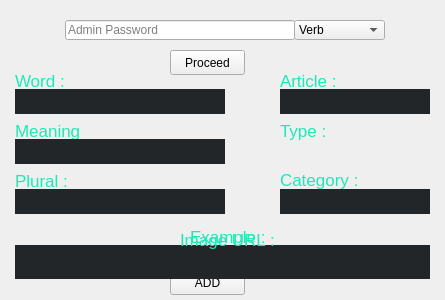
<?xml version="1.0" encoding="UTF-8"?>
<ui version="4.0">
 <class>Form</class>
 <widget class="QWidget" name="Form">
  <property name="geometry">
   <rect>
    <x>0</x>
    <y>0</y>
    <width>445</width>
    <height>300</height>
   </rect>
  </property>
  <property name="windowTitle">
   <string>Language Master ADD</string>
  </property>
  <property name="windowIcon">
   <iconset>
    <normaloff>../IMG/LOGO.png</normaloff>../IMG/LOGO.png</iconset>
  </property>
  <widget class="QLineEdit" name="password">
   <property name="geometry">
    <rect>
     <x>65</x>
     <y>20</y>
     <width>230</width>
     <height>20</height>
    </rect>
   </property>
   <property name="placeholderText">
    <string>Admin Password</string>
   </property>
  </widget>
  <widget class="QComboBox" name="word_type">
   <property name="geometry">
    <rect>
     <x>294</x>
     <y>20</y>
     <width>91</width>
     <height>20</height>
    </rect>
   </property>
   <property name="styleSheet">
    <string notr="true"/>
   </property>
   <item>
    <property name="text">
     <string>Verb</string>
    </property>
   </item>
   <item>
    <property name="text">
     <string>Noun</string>
    </property>
   </item>
   <item>
    <property name="text">
     <string>Adjective</string>
    </property>
   </item>
  </widget>
  <widget class="QPushButton" name="proceed_BT">
   <property name="geometry">
    <rect>
     <x>170</x>
     <y>50</y>
     <width>75</width>
     <height>25</height>
    </rect>
   </property>
   <property name="styleSheet">
    <string notr="true">padding:0;
margin:0;</string>
   </property>
   <property name="text">
    <string>Proceed</string>
   </property>
  </widget>
  <widget class="QLabel" name="word_LB">
   <property name="geometry">
    <rect>
     <x>15</x>
     <y>71</y>
     <width>71</width>
     <height>20</height>
    </rect>
   </property>
   <property name="font">
    <font>
     <family>MS Shell Dlg 2</family>
     <pointsize>13</pointsize>
     <weight>50</weight>
     <italic>false</italic>
     <bold>false</bold>
    </font>
   </property>
   <property name="styleSheet">
    <string notr="true">color: rgb(29, 233, 182);
font: 13pt &quot;MS Shell Dlg 2&quot;;</string>
   </property>
   <property name="text">
    <string>Word :</string>
   </property>
   <property name="alignment">
    <set>Qt::AlignLeading|Qt::AlignLeft|Qt::AlignVCenter</set>
   </property>
  </widget>
  <widget class="QLabel" name="article_LB">
   <property name="geometry">
    <rect>
     <x>280</x>
     <y>71</y>
     <width>71</width>
     <height>20</height>
    </rect>
   </property>
   <property name="font">
    <font>
     <family>MS Shell Dlg 2</family>
     <pointsize>13</pointsize>
     <weight>50</weight>
     <italic>false</italic>
     <bold>false</bold>
    </font>
   </property>
   <property name="styleSheet">
    <string notr="true">color: rgb(29, 233, 182);
font: 13pt &quot;MS Shell Dlg 2&quot;;</string>
   </property>
   <property name="text">
    <string>Article :</string>
   </property>
   <property name="alignment">
    <set>Qt::AlignLeading|Qt::AlignLeft|Qt::AlignVCenter</set>
   </property>
  </widget>
  <widget class="QLabel" name="type_LB">
   <property name="geometry">
    <rect>
     <x>280</x>
     <y>121</y>
     <width>71</width>
     <height>20</height>
    </rect>
   </property>
   <property name="font">
    <font>
     <family>MS Shell Dlg 2</family>
     <pointsize>13</pointsize>
     <weight>50</weight>
     <italic>false</italic>
     <bold>false</bold>
    </font>
   </property>
   <property name="styleSheet">
    <string notr="true">color: rgb(29, 233, 182);
font: 13pt &quot;MS Shell Dlg 2&quot;;</string>
   </property>
   <property name="text">
    <string>Type :</string>
   </property>
   <property name="alignment">
    <set>Qt::AlignLeading|Qt::AlignLeft|Qt::AlignVCenter</set>
   </property>
  </widget>
  <widget class="QLabel" name="category_LB">
   <property name="geometry">
    <rect>
     <x>280</x>
     <y>170</y>
     <width>81</width>
     <height>20</height>
    </rect>
   </property>
   <property name="font">
    <font>
     <family>MS Shell Dlg 2</family>
     <pointsize>13</pointsize>
     <weight>50</weight>
     <italic>false</italic>
     <bold>false</bold>
    </font>
   </property>
   <property name="styleSheet">
    <string notr="true">color: rgb(29, 233, 182);
font: 13pt &quot;MS Shell Dlg 2&quot;;</string>
   </property>
   <property name="text">
    <string>Category :</string>
   </property>
   <property name="alignment">
    <set>Qt::AlignLeading|Qt::AlignLeft|Qt::AlignVCenter</set>
   </property>
  </widget>
  <widget class="QLabel" name="example_LB">
   <property name="geometry">
    <rect>
     <x>190</x>
     <y>227</y>
     <width>81</width>
     <height>20</height>
    </rect>
   </property>
   <property name="font">
    <font>
     <family>MS Shell Dlg 2</family>
     <pointsize>13</pointsize>
     <weight>50</weight>
     <italic>false</italic>
     <bold>false</bold>
    </font>
   </property>
   <property name="styleSheet">
    <string notr="true">color: rgb(29, 233, 182);
font: 13pt &quot;MS Shell Dlg 2&quot;;</string>
   </property>
   <property name="text">
    <string>Example :</string>
   </property>
   <property name="alignment">
    <set>Qt::AlignLeading|Qt::AlignLeft|Qt::AlignVCenter</set>
   </property>
  </widget>
  <widget class="QLabel" name="meaning_LB">
   <property name="geometry">
    <rect>
     <x>15</x>
     <y>121</y>
     <width>71</width>
     <height>20</height>
    </rect>
   </property>
   <property name="font">
    <font>
     <family>MS Shell Dlg 2</family>
     <pointsize>13</pointsize>
     <weight>50</weight>
     <italic>false</italic>
     <bold>false</bold>
    </font>
   </property>
   <property name="styleSheet">
    <string notr="true">color: rgb(29, 233, 182);
font: 13pt &quot;MS Shell Dlg 2&quot;;</string>
   </property>
   <property name="text">
    <string>Meaning :</string>
   </property>
   <property name="alignment">
    <set>Qt::AlignLeading|Qt::AlignLeft|Qt::AlignVCenter</set>
   </property>
  </widget>
  <widget class="QLabel" name="plural_LB">
   <property name="geometry">
    <rect>
     <x>15</x>
     <y>171</y>
     <width>71</width>
     <height>20</height>
    </rect>
   </property>
   <property name="font">
    <font>
     <family>MS Shell Dlg 2</family>
     <pointsize>13</pointsize>
     <weight>50</weight>
     <italic>false</italic>
     <bold>false</bold>
    </font>
   </property>
   <property name="styleSheet">
    <string notr="true">color: rgb(29, 233, 182);
font: 13pt &quot;MS Shell Dlg 2&quot;;</string>
   </property>
   <property name="text">
    <string>Plural :</string>
   </property>
   <property name="alignment">
    <set>Qt::AlignLeading|Qt::AlignLeft|Qt::AlignVCenter</set>
   </property>
  </widget>
  <widget class="QLineEdit" name="word_input">
   <property name="geometry">
    <rect>
     <x>15</x>
     <y>89</y>
     <width>210</width>
     <height>25</height>
    </rect>
   </property>
   <property name="styleSheet">
    <string notr="true">color:white;
background-color: rgb(35, 38, 41);
font-size: 12pt;
border: 0;
padding-left:4px;</string>
   </property>
   <property name="cursorPosition">
    <number>0</number>
   </property>
  </widget>
  <widget class="QLineEdit" name="meaning_input">
   <property name="geometry">
    <rect>
     <x>15</x>
     <y>139</y>
     <width>210</width>
     <height>25</height>
    </rect>
   </property>
   <property name="styleSheet">
    <string notr="true">color:white;
background-color: rgb(35, 38, 41);
font-size: 12pt;
border: 0;
padding-left:4px;</string>
   </property>
   <property name="cursorPosition">
    <number>0</number>
   </property>
  </widget>
  <widget class="QLineEdit" name="plural_input">
   <property name="geometry">
    <rect>
     <x>15</x>
     <y>189</y>
     <width>210</width>
     <height>25</height>
    </rect>
   </property>
   <property name="styleSheet">
    <string notr="true">color:white;
background-color: rgb(35, 38, 41);
font-size: 12pt;
border: 0;
padding-left:4px;</string>
   </property>
   <property name="cursorPosition">
    <number>0</number>
   </property>
  </widget>
  <widget class="QLineEdit" name="article_input">
   <property name="geometry">
    <rect>
     <x>280</x>
     <y>89</y>
     <width>150</width>
     <height>25</height>
    </rect>
   </property>
   <property name="styleSheet">
    <string notr="true">color:white;
background-color: rgb(35, 38, 41);
font-size: 12pt;
border: 0;
padding-left:4px;</string>
   </property>
   <property name="cursorPosition">
    <number>0</number>
   </property>
  </widget>
  <widget class="QLineEdit" name="category_input">
   <property name="geometry">
    <rect>
     <x>280</x>
     <y>189</y>
     <width>150</width>
     <height>25</height>
    </rect>
   </property>
   <property name="styleSheet">
    <string notr="true">color:white;
background-color: rgb(35, 38, 41);
font-size: 12pt;
border: 0;
padding-left:4px;</string>
   </property>
   <property name="cursorPosition">
    <number>0</number>
   </property>
  </widget>
  <widget class="QLineEdit" name="example_input">
   <property name="geometry">
    <rect>
     <x>15</x>
     <y>245</y>
     <width>415</width>
     <height>25</height>
    </rect>
   </property>
   <property name="styleSheet">
    <string notr="true">color:white;
background-color: rgb(35, 38, 41);
font-size: 12pt;
border: 0;
padding-left:4px;</string>
   </property>
   <property name="cursorPosition">
    <number>0</number>
   </property>
  </widget>
  <widget class="QPushButton" name="add_BT">
   <property name="geometry">
    <rect>
     <x>170</x>
     <y>270</y>
     <width>75</width>
     <height>25</height>
    </rect>
   </property>
   <property name="text">
    <string>ADD</string>
   </property>
  </widget>
  <widget class="QLabel" name="image_LB">
   <property name="geometry">
    <rect>
     <x>180</x>
     <y>230</y>
     <width>101</width>
     <height>20</height>
    </rect>
   </property>
   <property name="font">
    <font>
     <family>MS Shell Dlg 2</family>
     <pointsize>13</pointsize>
     <weight>50</weight>
     <italic>false</italic>
     <bold>false</bold>
    </font>
   </property>
   <property name="styleSheet">
    <string notr="true">color: rgb(29, 233, 182);
font: 13pt &quot;MS Shell Dlg 2&quot;;</string>
   </property>
   <property name="text">
    <string>Image URL :</string>
   </property>
   <property name="alignment">
    <set>Qt::AlignLeading|Qt::AlignLeft|Qt::AlignVCenter</set>
   </property>
  </widget>
  <widget class="QLineEdit" name="imageurl_input">
   <property name="geometry">
    <rect>
     <x>15</x>
     <y>254</y>
     <width>415</width>
     <height>25</height>
    </rect>
   </property>
   <property name="styleSheet">
    <string notr="true">color:white;
background-color: rgb(35, 38, 41);
font-size: 12pt;
border: 0;
padding-left:4px;</string>
   </property>
   <property name="cursorPosition">
    <number>0</number>
   </property>
  </widget>
 </widget>
 <resources/>
 <connections/>
</ui>
